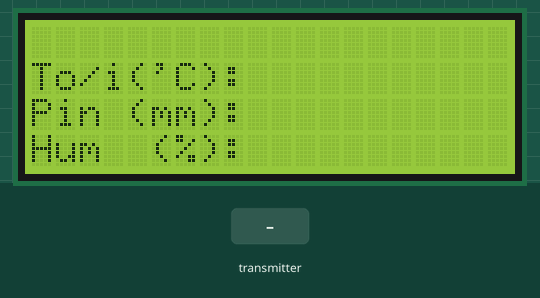
Recording of a sketch running on a simulated Arduino Uno, built with avr-gcc and run on an emulated ATmega328P. Parts: 20×4 character LCD. Inputs (shaded band) come from the test bench. The local clock reads 2024-03-15 10:24:30 at power-on unless the sketch sets it; no radio packets arrive unless stated; what the sketch prints to the serial monitor is not drawn.

Above: at 1.3 s.
1.4 s: the transmitter starts sending outtemp = 0
At 2.8 s:
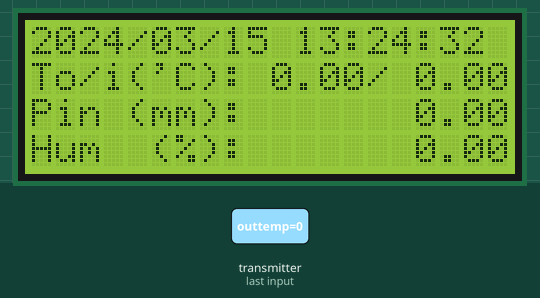
4.4 s: the transmitter starts sending intemp = 100
At 6.0 s:
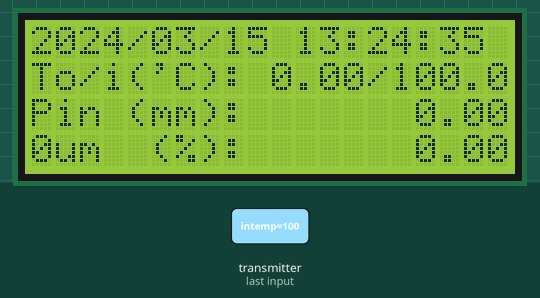
7.4 s: the transmitter starts sending outtemp = 100
At 8.9 s:
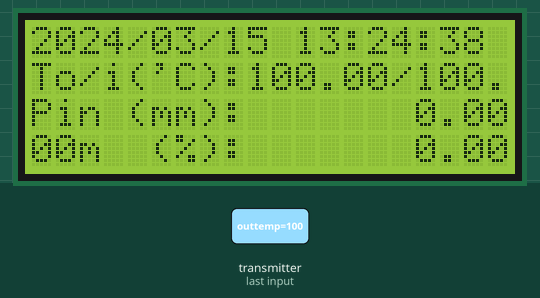
10.4 s: the transmitter starts sending pres = 25
At 11.9 s:
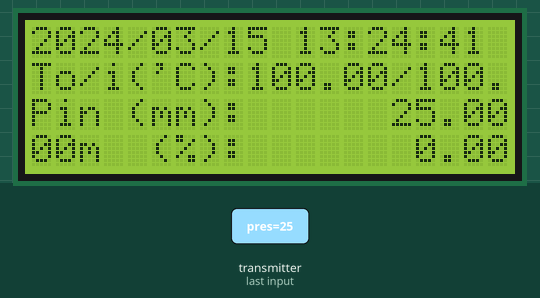
12.7 s: the transmitter starts sending hum = 100
At 14.0 s:
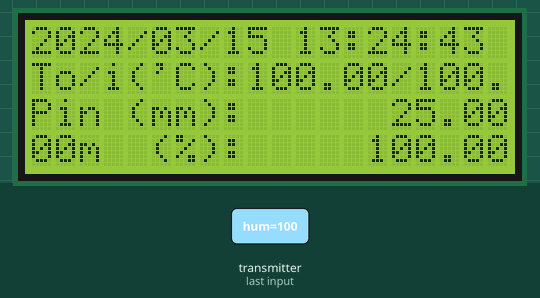
14.6 s: the transmitter starts sending intemp = 0
At 16.6 s:
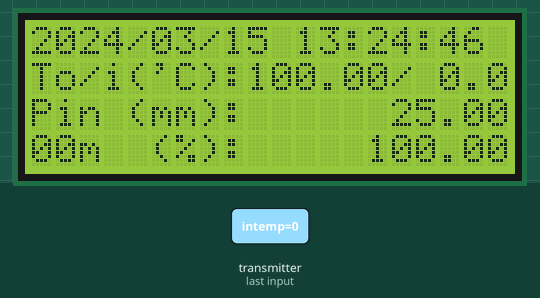
Timing chart, 0 to 17.7 s (numbered marks = the images above; inputs shaded):
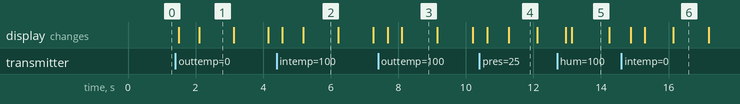

The sketch:

client.ino
```cpp
#include <SPI.h>
#include <nRF24L01.h>
#include <RF24.h>
#include "printf.h"
#include <Wire.h>
#include <LCD.h>
#include <LiquidCrystal_I2C.h>
#include <RTClib.h>

// Порты LCD
#define LCD_I2C_ADDR    0x27 // Define I2C Address where the PCF8574T is
#define BACKLIGHT     3
#define LCD_EN  2
#define LCD_RW  1
#define LCD_RS  0
#define LCD_D4  4
#define LCD_D5  5
#define LCD_D6  6
#define LCD_D7  7

LiquidCrystal_I2C       lcd(LCD_I2C_ADDR, LCD_EN, LCD_RW, LCD_RS, LCD_D4, LCD_D5, LCD_D6, LCD_D7);


#define CSNPIN 10
#define CEPIN 9

struct sendtemp {
  float outtemp;
  float intemp;
  float pres;
  float hum;
};

// Радио
RF24 radio(CEPIN, CSNPIN);

// Часы DS1307
RTC_DS1307 rtc;

// Пайпы
const uint64_t pipes[2] = { 0xF0F0F0F0E1LL, 0xF0F0F0F0D2LL };

void setup() {
  Serial.begin(9600);
  printf_begin();
  // Включаем дисплей
  lcd.begin(20, 4);
  lcd.setBacklightPin(BACKLIGHT, POSITIVE);
  lcd.setBacklight(HIGH);
  lcd.clear();
  lcd.home();
  lcd.setCursor(0, 1);
  lcd.print("To/i('C):");
  lcd.setCursor(0, 2);
  lcd.print("Pin (mm):");
  lcd.setCursor(0, 3);
  lcd.print("Hum  (%):");
  // Включаем радио
  radio.begin();
  // Настройка
  radio.setRetries(15, 15);
  radio.setAutoAck(1);
  radio.setChannel(50);
  radio.setDataRate(RF24_250KBPS);
  // Пайпы на запись и чтение
  radio.openWritingPipe(pipes[1]);
  radio.openReadingPipe(1, pipes[0]);
  radio.startListening();
  radio.printDetails();
  Wire.begin();
  rtc.begin();
  Serial.println("This is CLIENT");
}

void loop() {
  if ( radio.available() )
  {
    bool done = false;
    sendtemp st;
    while (!done)
    {
      done = radio.read( &st, sizeof(sendtemp) );
      DateTime now = rtc.now();
      DateTime MSK (now + 3 * 3600);
      char dt[18] = "";
      sprintf(dt, "%02d/%02d/%02d %02d:%02d:%02d", MSK.year(),
                                                   MSK.month(),
                                                   MSK.day(),
                                                   MSK.hour(),
                                                   MSK.minute(),
                                                   MSK.second());
      Serial.println("Recived!");
      Serial.print("Time: ");
      Serial.println(dt);
      Serial.print("Outtemp: ");
      Serial.println(st.outtemp);
      Serial.print("Intemp: ");
      Serial.println(st.intemp);
      Serial.print("Inpres: ");
      Serial.println(st.pres);
      Serial.print("Inhum: ");
      Serial.println(st.hum);
      // Вывод на дисплей
      lcd.setCursor(0, 0);
      lcd.print(dt);
      char tempcstr[12] = "";
      char tempstr[6] = "";
      lcd.setCursor(9, 1);
      dtostrf(st.outtemp, 5, 2, tempstr);
      lcd.print(tempstr);
      lcd.print("/");
      dtostrf(st.intemp, 5, 2, tempstr);
      lcd.print(tempstr);
      lcd.setCursor(9, 2);
      dtostrf(st.pres, 11, 2, tempcstr);
      lcd.print(tempcstr);
      lcd.setCursor(9, 3);
      dtostrf(st.hum, 11, 2, tempcstr);
      lcd.print(tempcstr);
      delay(20);
    };
  };
  delay(100);
}
```

printf.h
```cpp
// (licence header left out)
/**
 * @file printf.h
 *
 * Setup necessary to direct stdout to the Arduino Serial library, which
 * enables 'printf'
 */

#ifndef __PRINTF_H__
#define __PRINTF_H__

#ifdef ARDUINO

int serial_putc( char c, FILE * )
{
  Serial.write( c );

  return c;
}

void printf_begin(void)
{
  fdevopen( &serial_putc, 0 );
}

#else
#error This example is only for use on Arduino.
#endif // ARDUINO

#endif // __PRINTF_H__
```

Measured:
- after the input at 1.4 s, the display: first changes after 0.10 s (image 1 shows a later state)
- after the input at 4.4 s, the display: first changes after 0.17 s (image 2 shows a later state)
- after the input at 7.4 s, the display: first changes after 0.28 s (image 3 shows a later state)
- what the display in image 5 shows lasts 1.1 s, from 13.1 s to 14.2 s
